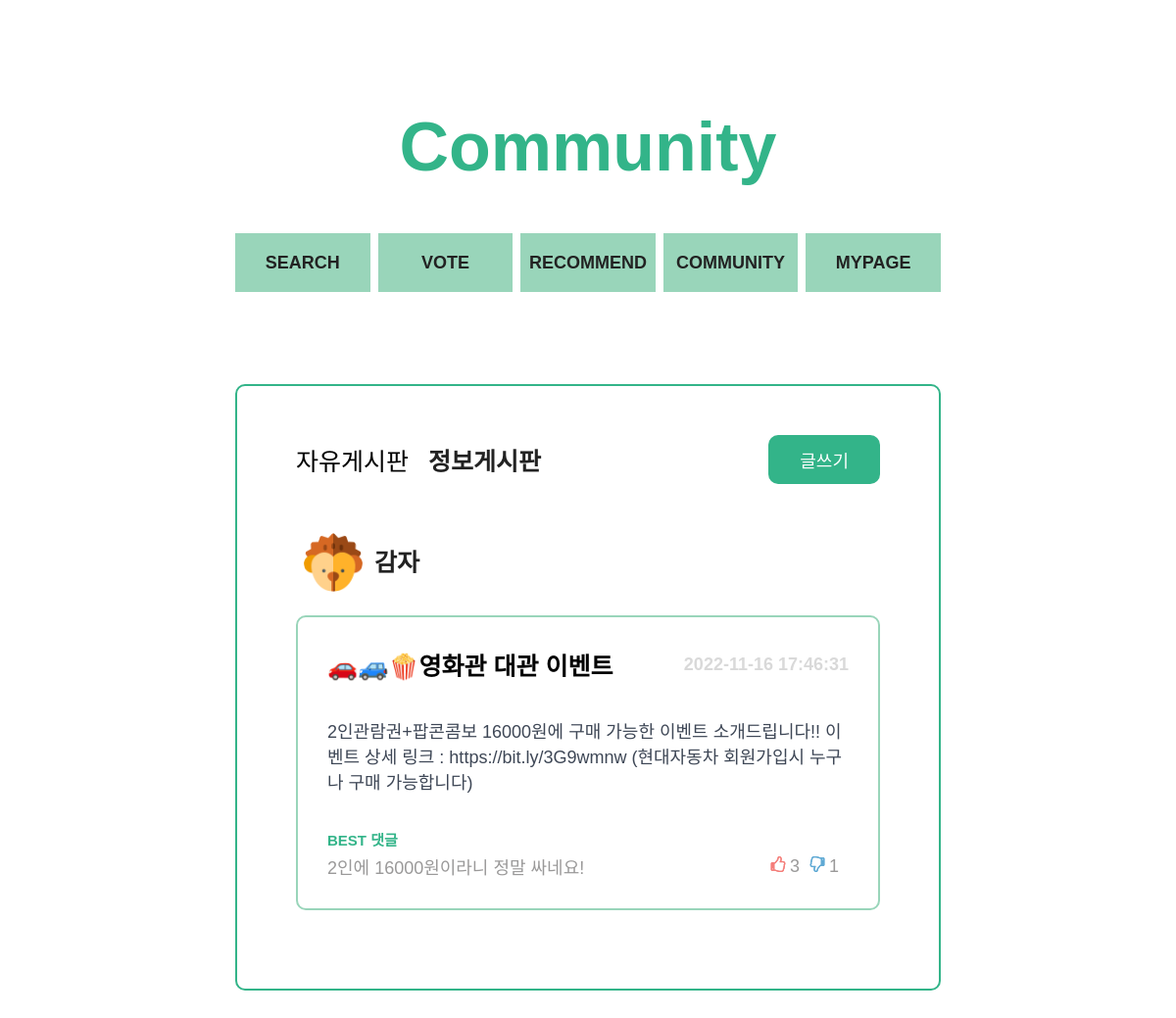
/pages/community/community_info.php, run on an earlier commit of the app's database.
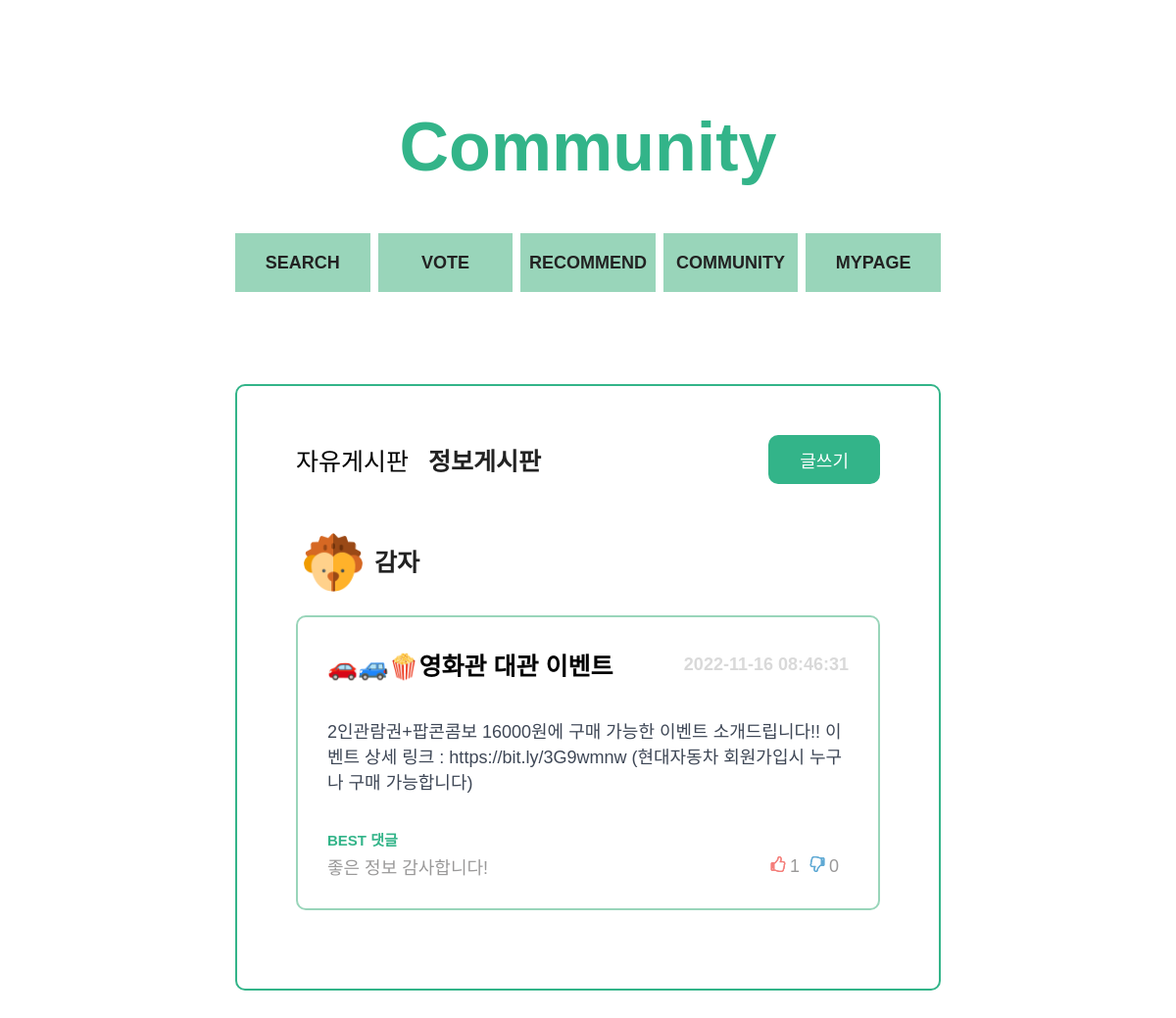
And on a later commit of the database.
### tables this page shows
CREATE TABLE `board` (
  `boardid` int(11) NOT NULL AUTO_INCREMENT,
  `userid` varchar(20) NOT NULL,
  `title` varchar(50) NOT NULL,
  `content` varchar(500) NOT NULL,
  `timestamps` timestamp NOT NULL DEFAULT current_timestamp(),
  `type` varchar(10) NOT NULL,
  PRIMARY KEY (`boardid`),
  KEY `userid` (`userid`),
  CONSTRAINT `board_ibfk_1` FOREIGN KEY (`userid`) REFERENCES `users` (`userid`)
);

CREATE TABLE `users` (
  `userid` varchar(20) NOT NULL,
  `password` varchar(40) NOT NULL,
  `name` varchar(15) NOT NULL,
  `profile` varchar(500) NOT NULL,
  PRIMARY KEY (`userid`),
  KEY `idx_users_name` (`name`)
);

### pages/community/community_info.php (the view, shortened to what the changed rows need)
<?php
$conn = mysqli_connect("localhost", "team15", "team15", "team15");
$res = array();
$bestComment = array();
$userId = $_SESSION['userId'];
if (mysqli_connect_errno()) {
    echo "<script>alert('Connection fail');</script>";
    exit();
} else {
    $sql = "select f.boardid, f.title, f.content, f.timestamps, u.userid, u.name, u.profile
            from board as f
            inner join users as u on f.userid = u.userid
            where type='info'
            order by f.boardid desc";
    if($stmt = mysqli_prepare($conn, $sql)) {
        if(mysqli_stmt_execute($stmt)) {
            mysqli_stmt_bind_result($stmt, $boardid, $title, $content, $time, $writerId, $writer, $writer_profile);
            while(mysqli_stmt_fetch($stmt)) {
                array_push($res, [
                    "boardid" => $boardid,
                    "title" => $title,
                    "content" => $content,
                    "time" => $time,
                    "writerId" => $writerId,
                    "writer" => $writer,
                    "profile" => $writer_profile
                ]);
            }
        } else {
            echo "<script>alert('fail execute the query');</script>";
            exit();
        }
    } else {
        echo "<script>alert('Fail prepare the statement');</script>";
        exit();
    }
    $sql = "select exists (select * from comment where boardid = ?)";
    if($stmt = mysqli_prepare($conn, $sql)) {
        for ($i=0; $i < count($res); $i++) {
            $id = $res[$i]['boardid'];
            mysqli_stmt_bind_param($stmt,"s", $id);
            if(mysqli_stmt_execute($stmt)) {
                mysqli_stmt_bind_result($stmt, $exist);
                while(mysqli_stmt_fetch($stmt)) {
                    array_push($bestComment, $exist);
                }
            } else {
                echo "<script>alert('fail execute the query');</script>";
                exit();
            }
        }
    } else {
        echo "<script>alert('Fail prepare the statement');</script>";
        exit();
    }
    $sql = "select c.content, c.like_no, c.hate
            from comment as c
            where c.commentid = (
                select r.best from (
                    select b.commentid as best, max(b.diff)
                    from (
                        select commentid, (a.like_no - a.hate) as diff
                        from comment as a
                        where boardid = ?
                    ) b where b.diff >= 1
                ) r
            ) limit 1";
    for ($i=0; $i < count($bestComment); $i++) {
        if($bestComment[$i] == 1) {
            if($stmt = mysqli_prepare($conn, $sql)) {
                mysqli_stmt_bind_param($stmt, "s", $res[$i]['boardid']);
                if(mysqli_stmt_execute($stmt)) {
                    mysqli_stmt_bind_result($stmt, $comment, $like, $hate);
                    while(mysqli_stmt_fetch($stmt)) {
                        $res[$i] = $res[$i] + array(
                            "comment" => $comment,
                            "like" => $like,
                            "hate" => $hate
                        );
                    }
                } else {
                    echo "<script>alert('fail execute the query');</script>";
                    exit();
                }
            } else {
                echo "<script>alert('Fail prepare the statement');</script>";
                exit();
            }
        }
    }
}
?>
<!DOCTYPE html>
<html lang="en">
<head>
    <link rel="stylesheet" href="../../index.css">
    <link rel="stylesheet" href="./communityStyle.css">
</head>
<body>
    <div id="contents">
        <header class="title">
            <h1>Community</h1>
        </header>
        <section class="board">
                <?php
                $url = "./community_newPost.php?type=info";
                ?>
            <?php
            for ($i=0; $i < count($res); $i++) {
                if($res[$i]['writerId'] == $userId) {
                    $url = "community_myPost.php?boardid=".$res[$i]['boardid'];
                } else {
                    $url = "community_each.php?boardid=".$res[$i]['boardid'];
                }
            ?>
            <div class="post" onclick="location.href='<?=$url?>'">
                <div class="eachProfile">
                    <img class="profileImg" src="<?=$res[$i]['profile']?>">
                    <p class="nickName"><?=$res[$i]['writer']?></p>
                </div>
                <div class="eachPost">
                    <div class="eachPostTop">
                        <h3 class="eachPostTitle"><?=$res[$i]['title']?></h3>
                        <div class="timeStamp"><?=$res[$i]['time']?></div>
                    </div>
                    <h4 class="postContents">
                        <?=$res[$i]['content']?>
                    </h4>
                    <?php
                    if(array_key_exists('comment', $res[$i])) {
                    ?>
                    <div class="replIndex">BEST 댓글</div>
                    <div class="bestRepl">
                        <div class="text"><?=$res[$i]['comment']?></div>
                        <div class="replCount">
                        <div class="thumbUp"><img src="../../img/thumb_up.svg" width="16px" height="16px"></div>
                        <div class="thumbNum"><?=$res[$i]['like']?></div>
                        <div class="thumbDown"><img src="../../img/thumb_down.svg" width="16px" height="16px"></div>
                        <div class="thumbNum"><?=$res[$i]['hate']?></div>
                    </div>
                    </div>
                    <?php
                    }
                    ?>
                </div>
            </div>
            <?php
            }
            ?>
        </section>
    </div>
</body>
</html>

What changed in the data, as far as the page shows it:
changed board "🚗🚙🍿영화관 대관 이벤트": timestamps "2022-11-16 17:46:31" → "2022-11-16 08:46:31"; comment "2인에 16000원이라니 정말 싸네요!" → "좋은 정보 감사합니다!"; like "3" → "1"; hate "1" → "0"
